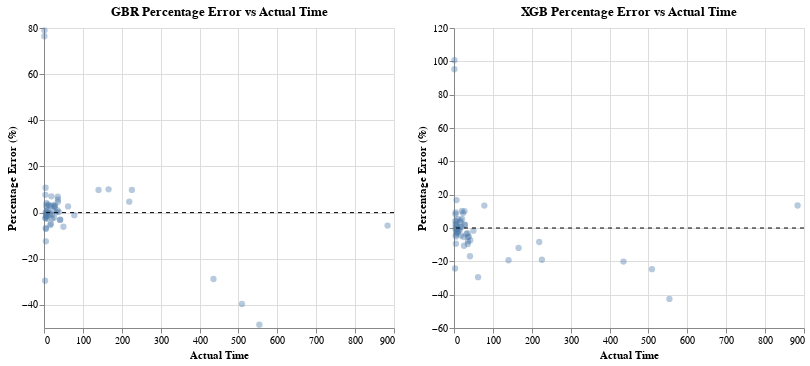

The cell this chart's notebook holds for it:
### Code cell
base_plot = alt.Chart(df_xgb).mark_circle(size=40, opacity=0.4).encode(
    x=alt.X("actual:Q", title="Actual Time"),
    y=alt.Y("percent_error:Q", title="Percentage Error (%)"),
    tooltip=["actual", "predicted", "percent_error", "circuit_name"]
).properties(
    width=350,
    height=300,
    title="XGB Percentage Error vs Actual Time"
)

zero_line = alt.Chart(pd.DataFrame({"y": [0]})).mark_rule(
    strokeDash=[4,4]
).encode(
    y="y:Q"
)

chart2 = base_plot + zero_line

chart | chart2

### Figure 1 — Vega-Lite specification as saved in the notebook (floating-point values rounded to 4 significant figures)
{"config": {"view": {"continuousWidth": 300, "continuousHeight": 300}}, "hconcat": [{"layer": [{"data": {"name": "data-e961f585888c88acd4b467866df6821d"}, "mark": {"type": "circle", "opacity": 0.4, "size": 40}, "encoding": {"tooltip": [{"field": "actual", "type": "quantitative"}, {"field": "predicted", "type": "quantitative"}, {"field": "percent_error", "type": "quantitative"}, {"field": "circuit_name", "type": "nominal"}], "x": {"field": "actual", "title": "Actual Time", "type": "quantitative"}, "y": {"field": "percent_error", "title": "Percentage Error (%)", "type": "quantitative"}}, "title": "GBR Percentage Error vs Actual Time"}, {"data": {"name": "data-a0a55d106695e8d630baff0f16eee66d"}, "mark": {"type": "rule", "strokeDash": [4, 4]}, "encoding": {"y": {"field": "y", "type": "quantitative"}}}], "height": 300, "width": 350}, {"layer": [{"data": {"name": "data-5da993d61e19b5b78ccb1fff5714214c"}, "mark": {"type": "circle", "opacity": 0.4, "size": 40}, "encoding": {"tooltip": [{"field": "actual", "type": "quantitative"}, {"field": "predicted", "type": "quantitative"}, {"field": "percent_error", "type": "quantitative"}, {"field": "circuit_name", "type": "nominal"}], "x": {"field": "actual", "title": "Actual Time", "type": "quantitative"}, "y": {"field": "percent_error", "title": "Percentage Error (%)", "type": "quantitative"}}, "title": "XGB Percentage Error vs Actual Time"}, {"data": {"name": "data-a0a55d106695e8d630baff0f16eee66d"}, "mark": {"type": "rule", "strokeDash": [4, 4]}, "encoding": {"y": {"field": "y", "type": "quantitative"}}}], "height": 300, "width": 350}], "$schema": "https://vega.github.io/schema/vega-lite/v5.20.1.json", "datasets": {"data-e961f585888c88acd4b467866df6821d": [{"actual": 0.9918, "predicted": 1.75, "circuit": 15, "circuit_name": "grover-v-chain_indep_qiskit_7.qasm", "percent_error": 76.43}, {"actual": 509.0, "predicted": 307.4, "circuit": 3, "circuit_name": "dj_indep_qiskit_130.qasm", "percent_error": -39.6}, {"actual": 78.03, "predicted": 77.17, "circuit": 26, "circuit_name": "qftentangled_indep_qiskit_30.qasm", "percent_error": -1.105}, {"actual": 6.28, "predicted": 6.538, "circuit": 16, "circuit_name": "portfolioqaoa_indep_qiskit_10.qasm", "percent_error": 4.117}, {"actual": 1.139, "predicted": 2.038, "circuit": 13, "circuit_name": "grover-noancilla_indep_qiskit_7.qasm", "percent_error": 78.99}, {"actual": 226.0, "predicted": 248.2, "circuit": 31, "circuit_name": "twolocalrandom_indep_qiskit_30.qasm", "percent_error": 9.854}, {"actual": 4.072, "predicted": 4.51, "circuit": 34, "circuit_name": "wstate_indep_qiskit_15.qasm", "percent_error": 10.76}, {"actual": 27.04, "predicted": 27.69, "circuit": 27, "circuit_name": "qnn_indep_qiskit_20.qasm", "percent_error": 2.405}, {"actual": 8.433, "predicted": 8.209, "circuit": 35, "circuit_name": "wstate_indep_qiskit_30.qasm", "percent_error": -2.653}, {"actual": 219.2, "predicted": 229.6, "circuit": 12, "circuit_name": "grover-noancilla_indep_qiskit_11.qasm", "percent_error": 4.728}, {"actual": 31.99, "predicted": 32.03, "circuit": 6, "circuit_name": "ghz_indep_qiskit_100.qasm", "percent_error": 0.1053}, {"actual": 553.9, "predicted": 284.8, "circuit": 28, "circuit_name": "qpeexact_indep_qiskit_100.qasm", "percent_error": -48.57}, {"actual": 435.8, "predicted": 310.5, "circuit": 3, "circuit_name": "dj_indep_qiskit_130.qasm", "percent_error": -28.76}, {"actual": 166.1, "predicted": 182.8, "circuit": 14, "circuit_name": "grover-v-chain_indep_qiskit_17.qasm", "percent_error": 10.08}, {"actual": 883.5, "predicted": 833.8, "circuit": 22, "circuit_name": "qft_indep_qiskit_130.qasm", "percent_error": -5.63}, {"actual": 35.56, "predicted": 38.02, "circuit": 33, "circuit_name": "wstate_indep_qiskit_130.qasm", "percent_error": 6.919}, {"actual": 16.06, "predicted": 15.2, "circuit": 14, "circuit_name": "grover-v-chain_indep_qiskit_17.qasm", "percent_error": -5.402}, {"actual": 49.92, "predicted": 46.87, "circuit": 27, "circuit_name": "qnn_indep_qiskit_20.qasm", "percent_error": -6.114}, {"actual": 24.4, "predicted": 24.58, "circuit": 11, "circuit_name": "groundstate_large_indep_qiskit_14.qasm", "percent_error": 0.7311}, {"actual": 34.75, "predicted": 35.09, "circuit": 6, "circuit_name": "ghz_indep_qiskit_100.qasm", "percent_error": 0.9909}, {"actual": 3.556, "predicted": 3.83, "circuit": 13, "circuit_name": "grover-noancilla_indep_qiskit_7.qasm", "percent_error": 7.71}, {"actual": 41.9, "predicted": 40.62, "circuit": 7, "circuit_name": "ghz_indep_qiskit_130.qasm", "percent_error": -3.052}, {"actual": 20.73, "predicted": 20.19, "circuit": 24, "circuit_name": "qft_indep_qiskit_30.qasm", "percent_error": -2.588}, {"actual": 5.741, "predicted": 5.647, "circuit": 18, "circuit_name": "portfoliovqe_indep_qiskit_10.qasm", "percent_error": -1.639}, {"actual": 140.2, "predicted": 154.0, "circuit": 5, "circuit_name": "dj_indep_qiskit_30.qasm", "percent_error": 9.821}, {"actual": 37.96, "predicted": 38.05, "circuit": 19, "circuit_name": "portfoliovqe_indep_qiskit_18.qasm", "percent_error": 0.2457}, {"actual": 3.898, "predicted": 3.802, "circuit": 23, "circuit_name": "qft_indep_qiskit_15.qasm", "percent_error": -2.466}, {"actual": 6.514, "predicted": 6.555, "circuit": 13, "circuit_name": "grover-noancilla_indep_qiskit_7.qasm", "percent_error": 0.6339}, {"actual": 28.21, "predicted": 29.1, "circuit": 11, "circuit_name": "groundstate_large_indep_qiskit_14.qasm", "percent_error": 3.154}, {"actual": 25.75, "predicted": 25.19, "circuit": 20, "circuit_name": "pricingcall_indep_qiskit_17.qasm", "percent_error": -2.186}, {"actual": 19.03, "predicted": 20.37, "circuit": 25, "circuit_name": "qftentangled_indep_qiskit_15.qasm", "percent_error": 7.054}, {"actual": 9.905, "predicted": 10.03, "circuit": 11, "circuit_name": "groundstate_large_indep_qiskit_14.qasm", "percent_error": 1.261}, {"actual": 61.88, "predicted": 63.55, "circuit": 17, "circuit_name": "portfolioqaoa_indep_qiskit_17.qasm", "percent_error": 2.697}, {"actual": 4.269, "predicted": 4.266, "circuit": 14, "circuit_name": "grover-v-chain_indep_qiskit_17.qasm", "percent_error": -0.07068}, {"actual": 23.18, "predicted": 23.93, "circuit": 5, "circuit_name": "dj_indep_qiskit_30.qasm", "percent_error": 3.254}, {"actual": 9.581, "predicted": 9.92, "circuit": 9, "circuit_name": "ghz_indep_qiskit_30.qasm", "percent_error": 3.537}, {"actual": 6.355, "predicted": 6.259, "circuit": 2, "circuit_name": "cutbell_n30_k6.qasm", "percent_error": -1.516}, {"actual": 27.38, "predicted": 28.13, "circuit": 4, "circuit_name": "dj_indep_qiskit_15.qasm", "percent_error": 2.738}, {"actual": 35.92, "predicted": 37.6, "circuit": 7, "circuit_name": "ghz_indep_qiskit_130.qasm", "percent_error": 4.688}, {"actual": 3.981, "predicted": 3.894, "circuit": 34, "circuit_name": "wstate_indep_qiskit_15.qasm", "percent_error": -2.181}, {"actual": 4.808, "predicted": 4.468, "circuit": 18, "circuit_name": "portfoliovqe_indep_qiskit_10.qasm", "percent_error": -7.076}, {"actual": 17.87, "predicted": 17.01, "circuit": 25, "circuit_name": "qftentangled_indep_qiskit_15.qasm", "percent_error": -4.829}, {"actual": 5.411, "predicted": 5.371, "circuit": 32, "circuit_name": "vqe_indep_qiskit_16.qasm", "percent_error": -0.7301}, {"actual": 12.06, "predicted": 12.44, "circuit": 16, "circuit_name": "portfolioqaoa_indep_qiskit_10.qasm", "percent_error": 3.142}, {"actual": 4.755, "predicted": 4.437, "circuit": 23, "circuit_name": "qft_indep_qiskit_15.qasm", "percent_error": -6.676}, {"actual": 2.667, "predicted": 1.881, "circuit": 15, "circuit_name": "grover-v-chain_indep_qiskit_7.qasm", "percent_error": -29.48}, {"actual": 20.17, "predicted": 19.98, "circuit": 30, "circuit_name": "shor_15_4_indep_qiskit_18.qasm", "percent_error": -0.9356}, {"actual": 41.1, "predicted": 39.8, "circuit": 17, "circuit_name": "portfolioqaoa_indep_qiskit_17.qasm", "percent_error": -3.155}, {"actual": 17.19, "predicted": 17.68, "circuit": 23, "circuit_name": "qft_indep_qiskit_15.qasm", "percent_error": 2.834}, {"actual": 4.905, "predicted": 4.294, "circuit": 16, "circuit_name": "portfolioqaoa_indep_qiskit_10.qasm", "percent_error": -12.45}, {"actual": 6.155, "predicted": 6.326, "circuit": 10, "circuit_name": "graphstate_indep_qiskit_15.qasm", "percent_error": 2.783}, {"actual": 15.39, "predicted": 15.26, "circuit": 23, "circuit_name": "qft_indep_qiskit_15.qasm", "percent_error": -0.821}, {"actual": 35.56, "predicted": 37.59, "circuit": 7, "circuit_name": "ghz_indep_qiskit_130.qasm", "percent_error": 5.726}, {"actual": 9.649, "predicted": 9.661, "circuit": 35, "circuit_name": "wstate_indep_qiskit_30.qasm", "percent_error": 0.1236}, {"actual": 14.13, "predicted": 14.11, "circuit": 18, "circuit_name": "portfoliovqe_indep_qiskit_10.qasm", "percent_error": -0.1854}], "data-a0a55d106695e8d630baff0f16eee66d": [{"y": 0}], "data-5da993d61e19b5b78ccb1fff5714214c": [{"actual": 0.9918, "predicted": 1.936, "circuit": 15, "circuit_name": "grover-v-chain_indep_qiskit_7.qasm", "percent_error": 95.24}, {"actual": 509.0, "predicted": 383.2, "circuit": 3, "circuit_name": "dj_indep_qiskit_130.qasm", "percent_error": -24.71}, {"actual": 78.03, "predicted": 88.54, "circuit": 26, "circuit_name": "qftentangled_indep_qiskit_30.qasm", "percent_error": 13.47}, {"actual": 6.28, "predicted": 6.528, "circuit": 16, "circuit_name": "portfolioqaoa_indep_qiskit_10.qasm", "percent_error": 3.961}, {"actual": 1.139, "predicted": 2.285, "circuit": 13, "circuit_name": "grover-noancilla_indep_qiskit_7.qasm", "percent_error": 100.6}, {"actual": 226.0, "predicted": 183.0, "circuit": 31, "circuit_name": "twolocalrandom_indep_qiskit_30.qasm", "percent_error": -19.03}, {"actual": 4.072, "predicted": 4.407, "circuit": 34, "circuit_name": "wstate_indep_qiskit_15.qasm", "percent_error": 8.233}, {"actual": 27.04, "predicted": 29.77, "circuit": 27, "circuit_name": "qnn_indep_qiskit_20.qasm", "percent_error": 10.09}, {"actual": 8.433, "predicted": 8.226, "circuit": 35, "circuit_name": "wstate_indep_qiskit_30.qasm", "percent_error": -2.454}, {"actual": 219.2, "predicted": 200.8, "circuit": 12, "circuit_name": "grover-noancilla_indep_qiskit_11.qasm", "percent_error": -8.404}, {"actual": 31.99, "predicted": 30.86, "circuit": 6, "circuit_name": "ghz_indep_qiskit_100.qasm", "percent_error": -3.528}, {"actual": 553.9, "predicted": 318.1, "circuit": 28, "circuit_name": "qpeexact_indep_qiskit_100.qasm", "percent_error": -42.57}, {"actual": 435.8, "predicted": 348.1, "circuit": 3, "circuit_name": "dj_indep_qiskit_130.qasm", "percent_error": -20.13}, {"actual": 166.1, "predicted": 146.2, "circuit": 14, "circuit_name": "grover-v-chain_indep_qiskit_17.qasm", "percent_error": -11.97}, {"actual": 883.5, "predicted": 1003.0, "circuit": 22, "circuit_name": "qft_indep_qiskit_130.qasm", "percent_error": 13.48}, {"actual": 35.56, "predicted": 33.63, "circuit": 33, "circuit_name": "wstate_indep_qiskit_130.qasm", "percent_error": -5.438}, {"actual": 16.06, "predicted": 16.62, "circuit": 14, "circuit_name": "grover-v-chain_indep_qiskit_17.qasm", "percent_error": 3.469}, {"actual": 49.92, "predicted": 49.11, "circuit": 27, "circuit_name": "qnn_indep_qiskit_20.qasm", "percent_error": -1.624}, {"actual": 24.4, "predicted": 23.07, "circuit": 11, "circuit_name": "groundstate_large_indep_qiskit_14.qasm", "percent_error": -5.453}, {"actual": 34.75, "predicted": 33.66, "circuit": 6, "circuit_name": "ghz_indep_qiskit_100.qasm", "percent_error": -3.134}, {"actual": 3.556, "predicted": 3.705, "circuit": 13, "circuit_name": "grover-noancilla_indep_qiskit_7.qasm", "percent_error": 4.191}, {"actual": 41.9, "predicted": 38.82, "circuit": 7, "circuit_name": "ghz_indep_qiskit_130.qasm", "percent_error": -7.361}, {"actual": 20.73, "predicted": 21.86, "circuit": 24, "circuit_name": "qft_indep_qiskit_30.qasm", "percent_error": 5.457}, {"actual": 5.741, "predicted": 5.598, "circuit": 18, "circuit_name": "portfoliovqe_indep_qiskit_10.qasm", "percent_error": -2.501}, {"actual": 140.2, "predicted": 113.1, "circuit": 5, "circuit_name": "dj_indep_qiskit_30.qasm", "percent_error": -19.35}, {"actual": 37.96, "predicted": 36.02, "circuit": 19, "circuit_name": "portfoliovqe_indep_qiskit_18.qasm", "percent_error": -5.119}, {"actual": 3.898, "predicted": 3.969, "circuit": 23, "circuit_name": "qft_indep_qiskit_15.qasm", "percent_error": 1.805}, {"actual": 6.514, "predicted": 7.606, "circuit": 13, "circuit_name": "grover-noancilla_indep_qiskit_7.qasm", "percent_error": 16.77}, {"actual": 28.21, "predicted": 28.72, "circuit": 11, "circuit_name": "groundstate_large_indep_qiskit_14.qasm", "percent_error": 1.798}, {"actual": 25.75, "predicted": 23.01, "circuit": 20, "circuit_name": "pricingcall_indep_qiskit_17.qasm", "percent_error": -10.63}, {"actual": 19.03, "predicted": 19.15, "circuit": 25, "circuit_name": "qftentangled_indep_qiskit_15.qasm", "percent_error": 0.62}, {"actual": 9.905, "predicted": 9.605, "circuit": 11, "circuit_name": "groundstate_large_indep_qiskit_14.qasm", "percent_error": -3.025}, {"actual": 61.88, "predicted": 43.62, "circuit": 17, "circuit_name": "portfolioqaoa_indep_qiskit_17.qasm", "percent_error": -29.52}, {"actual": 4.269, "predicted": 4.665, "circuit": 14, "circuit_name": "grover-v-chain_indep_qiskit_17.qasm", "percent_error": 9.289}, {"actual": 23.18, "predicted": 25.26, "circuit": 5, "circuit_name": "dj_indep_qiskit_30.qasm", "percent_error": 8.972}, {"actual": 9.581, "predicted": 10.09, "circuit": 9, "circuit_name": "ghz_indep_qiskit_30.qasm", "percent_error": 5.304}, {"actual": 6.355, "predicted": 6.42, "circuit": 2, "circuit_name": "cutbell_n30_k6.qasm", "percent_error": 1.012}, {"actual": 27.38, "predicted": 27.92, "circuit": 4, "circuit_name": "dj_indep_qiskit_15.qasm", "percent_error": 1.977}, {"actual": 35.92, "predicted": 33.02, "circuit": 7, "circuit_name": "ghz_indep_qiskit_130.qasm", "percent_error": -8.056}, {"actual": 3.981, "predicted": 3.962, "circuit": 34, "circuit_name": "wstate_indep_qiskit_15.qasm", "percent_error": -0.4691}, {"actual": 4.808, "predicted": 4.612, "circuit": 18, "circuit_name": "portfoliovqe_indep_qiskit_10.qasm", "percent_error": -4.084}, {"actual": 17.87, "predicted": 17.07, "circuit": 25, "circuit_name": "qftentangled_indep_qiskit_15.qasm", "percent_error": -4.489}, {"actual": 5.411, "predicted": 5.355, "circuit": 32, "circuit_name": "vqe_indep_qiskit_16.qasm", "percent_error": -1.04}, {"actual": 12.06, "predicted": 11.89, "circuit": 16, "circuit_name": "portfolioqaoa_indep_qiskit_10.qasm", "percent_error": -1.436}, {"actual": 4.755, "predicted": 4.512, "circuit": 23, "circuit_name": "qft_indep_qiskit_15.qasm", "percent_error": -5.097}, {"actual": 2.667, "predicted": 2.019, "circuit": 15, "circuit_name": "grover-v-chain_indep_qiskit_7.qasm", "percent_error": -24.31}, {"actual": 20.17, "predicted": 22.21, "circuit": 30, "circuit_name": "shor_15_4_indep_qiskit_18.qasm", "percent_error": 10.1}, {"actual": 41.1, "predicted": 34.13, "circuit": 17, "circuit_name": "portfolioqaoa_indep_qiskit_17.qasm", "percent_error": -16.95}, {"actual": 17.19, "predicted": 17.99, "circuit": 23, "circuit_name": "qft_indep_qiskit_15.qasm", "percent_error": 4.624}, {"actual": 4.905, "predicted": 4.442, "circuit": 16, "circuit_name": "portfolioqaoa_indep_qiskit_10.qasm", "percent_error": -9.436}, {"actual": 6.155, "predicted": 6.297, "circuit": 10, "circuit_name": "graphstate_indep_qiskit_15.qasm", "percent_error": 2.306}, {"actual": 15.39, "predicted": 15.28, "circuit": 23, "circuit_name": "qft_indep_qiskit_15.qasm", "percent_error": -0.6902}, {"actual": 35.56, "predicted": 32.15, "circuit": 7, "circuit_name": "ghz_indep_qiskit_130.qasm", "percent_error": -9.587}, {"actual": 9.649, "predicted": 9.628, "circuit": 35, "circuit_name": "wstate_indep_qiskit_30.qasm", "percent_error": -0.2207}, {"actual": 14.13, "predicted": 14.21, "circuit": 18, "circuit_name": "portfoliovqe_indep_qiskit_10.qasm", "percent_error": 0.5801}]}}
